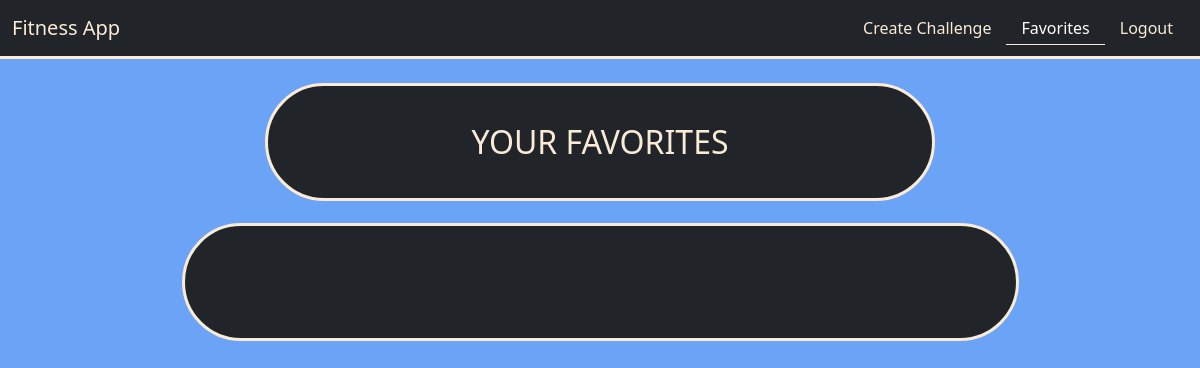
The app's page /favorites (signed in), older data.
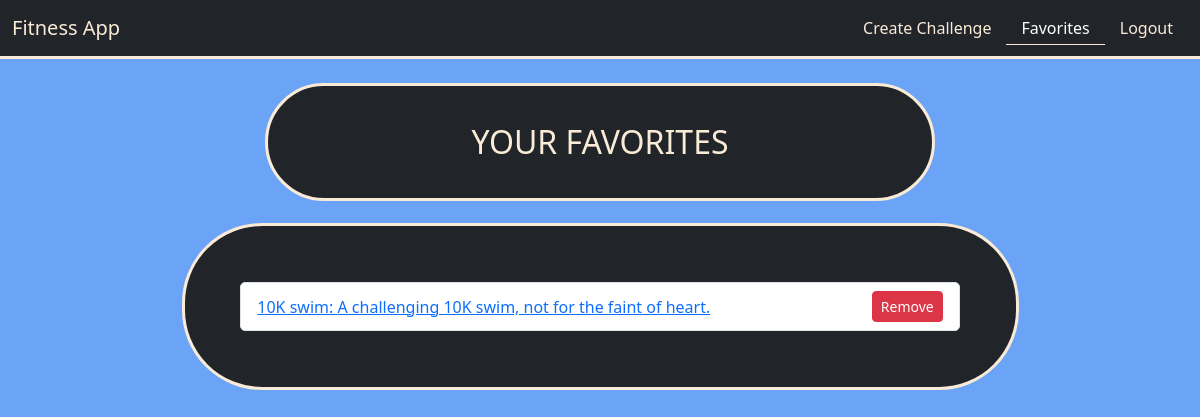
The same page, newer data.
### models.py (models this page shows)
class Challenge(db.Model):
    id = db.Column(db.Integer, primary_key=True)
    user_id = db.Column(db.Integer, db.ForeignKey('user.id'), nullable=True)
    challenge_type = db.Column(db.String(80), nullable=False)
    image = db.Column(db.String(200), nullable=True)
    description = db.Column(db.Text, nullable=False)
    tags = db.Column(db.String(200), nullable=True)
    created_at = db.Column(db.DateTime, default=func.now())
    goals = db.relationship('Goal', backref='challenge', lazy=True, cascade="all, delete-orphan")
    badges = db.relationship('ChallengeBadge', backref='challenge', lazy=True, cascade="all, delete-orphan")
    chat_messages = db.relationship('ChatMessage', backref='challenge', lazy=True, cascade="all, delete-orphan")
    statuses = db.relationship('UserChallengeStatus', backref='challenge', lazy=True, cascade="all, delete-orphan")
    completions = db.relationship('CompletedChallenge', backref='challenge', lazy=True, cascade="all, delete-orphan")
    favorites = db.relationship('Favorite', backref='challenge', lazy=True, cascade="all, delete-orphan")

### routes/user_routes.py (the view)
@user_bp.route('/favorites')
def favorites():
    if 'user_id' not in session:
        flash('Please log in.')
        return redirect(url_for('user_bp.login'))
    favs = Favorite.query.filter_by(user_id=session['user_id']).all()
    challenges = [fav.challenge for fav in favs]
    return render_template('favorites.html', challenges=challenges)

### templates/favorites.html
{% extends "layout.html" %}
{% block content %}
  <div class="container titles">
    <p class="headers">YOUR FAVORITES</p>
  </div>
  <div class="card content gap border-3">
    <ul class="list-group">
        {% for challenge in challenges %}
            <li class="list-group-item d-flex justify-content-between align-items-center">
                <a href="{{ url_for('challenge_bp.challenge', challenge_id=challenge.id) }}">
                    {{ challenge.challenge_type }}: {{ challenge.description }}
                </a>
                <form method="post" action="{{ url_for('challenge_bp.remove_from_favorites', challenge_id=challenge.id) }}">
                    <button type="submit" class="btn btn-sm btn-danger">Remove</button>
                </form>
            </li>
        {% endfor %}
    </ul>
</div>
{% endblock %}

Row changes from the older to the newer data that the page shows:
now on this page (row edited): Challenge: challenge_type "10K swim", description "A challenging 10K swim, not for the faint of heart."
